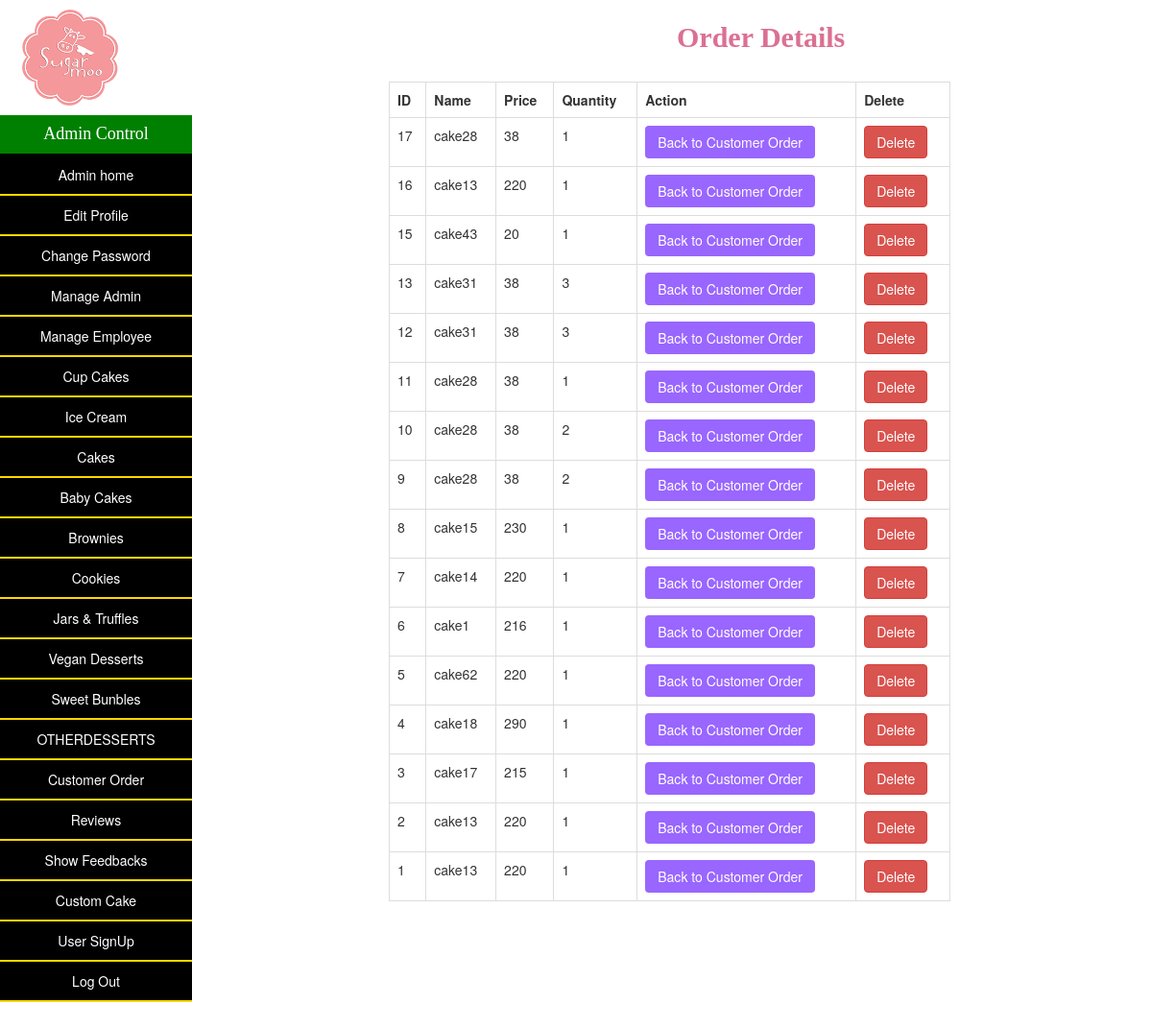
Page /admin/order_details.php (signed in) on the committed database.
### tables this page shows
CREATE TABLE `user_orders` (
  `id` int(11) NOT NULL,
  `name` varchar(255) NOT NULL,
  `price` varchar(255) NOT NULL,
  `Quantity` varchar(255) NOT NULL
);

### config/database.php (called while the page is built, shortened)
<?php
class Database{
    public $host = HOST;
    public $user = USER;
    public $password = PASSWORD;
    public $database = DATABASE;
    public $link;
    public function dbConnect(){
        $this->link = mysqli_connect($this->host, $this->user, $this->password, $this->database);
    }
    public function select($sql){
        $result = mysqli_query($this->link, $sql) or die($this->link->error.__LINE__);
        if(mysqli_num_rows($result) > 0){
            return $result;
        }else{
            return false;
        }
    }
}
?>

### admin/order_details.php (the view, shortened to what this page needs)
<?php
include_once '../config/database.php';
$db = new Database();
?>
<!DOCTYPE html>
<html lang="">
<head>
    <link rel="stylesheet" href="https://maxcdn.bootstrapcdn.com/bootstrap/3.4.1/css/bootstrap.min.css">
    <link rel="stylesheet" type="text/css" href="fancyBox/jquery.fancybox.css" media="screen">
    <link rel="stylesheet" href="style.css">
</head>
<body>
    <div class="container-fluid" style="height:80%; padding:0;">
        <div class="row" style="height:100%;">
            <div class="col-md-2 text-center" id="navDiv">
                <img src="../images/nav-logo-new.png" alt="Company Logo" width="100px;" height="100px;" style="margin-left: -30px; margin-top: 10px;">
                <h4 id="title" style="width: 200px; margin-bottom: 0; font-family: cursive">Admin Control</h4>
                <ul id="navList">
					<li><a href="admin_home.php">Admin home</a></li>
                    <li><a href="edit_profile.php">Edit Profile</a></li>
                    <li><a href="change_password.php">Change Password</a></li>
                    <li><a href="manage_admin.php">Manage Admin</a></li>
                    <li><a href="manage_employee.php">Manage Employee</a></li>
                    <li><a href="manage_cupcakes.php">Cup Cakes</a></li>
					<li><a href="manage_icecream.php">Ice Cream</a></li>
					<li><a href="manage_cakes.php">Cakes</a></li>
					<li><a href="manage_babycakes.php">Baby Cakes</a></li>
					<li><a href="manage_brownies.php">Brownies</a></li>
					<li><a href="manage_cookies.php">Cookies</a></li>
					<li><a href="manage_jars&truffles.php">Jars & Truffles</a></li>
					<li><a href="manage_vegandesserts.php">Vegan Desserts</a></li>
					<li><a href="manage_sweetbundle.php">Sweet Bunbles</a></li>
					<li><a href="manage_product.php">OTHERDESSERTS</a></li>
                    <li><a href="customer_order.php">Customer Order</a></li>
                    <li><a href="reviews.php">Reviews</a></li>
                    <li><a href="show_feedbacks.php">Show Feedbacks</a></li>
					<li><a href="custom_cake.php">Custom Cake</a></li>
					<li><a href="user_signup.php">User SignUp</a></li>
                    <li><a href="logout.php">Log Out</a></li>
                </ul>
            </div>
            <div class="col-md-6 " style="margin-left:200px" >
                <h2><b style="font-family: cursive; color: palevioletred; margin-left: 300px; ">Order Details</b></h2>
                <div class="card shadow">
                    <div class="card-header">
                        <div class="row">
                            <div class="col-md-6">
                            </div>
                        </div>
                    </div>
                    <div class="card-body">
                        <table class="table table-bordered">
                            <tr>
                                <th>ID</th>
                                <th>Name</th>
                                <th>Price</th>
                                <th>Quantity</th>
                                <th>Action</th>
                                <th>Delete</th>
                            </tr>
							<?php
							$sql = "select * from user_orders order by id desc";
							$result = $db->select($sql);
							if($result){
								while($row = mysqli_fetch_assoc($result)){
							?>
							<tr>
								<td><?=$row['id']?></td>
								<td><?=$row['name']?></td>
								<td><?=$row['price']?></td>
                                <td><?=$row['Quantity']?></td>
								<td><a href="customer_order.php" class="btn" style="background-color:#9966ff; color:white;">Back to Customer Order</a></td>
                                <td>
									<a href="?deleteID=<?=$row['id']?>" onclick="return confirm('Are you sure you want to delete?')" class="btn btn-danger">Delete</a>
								</td>
							</tr>
							<?php
								}
							}
							?>
                        </table>
                    </div>
                </div>
            </div>
</body>
</html>

### admin/style.css (style rules this page uses)
html, body { height: 100%; }
#title { background-color: green; color: white; display: block; border-bottom: 2px solid black; padding: 10px; text-align: center; }
#navList { list-style-type: none; margin: 0; width: 200px; background-color: #e6ffe6; height: 100%; }
#navList li { margin-left: -40px; display: block; background-color:black; color: white; border-bottom: 2px solid #FFD700; padding: 10px; }
#navList a { display: block; text-decoration: none; color: inherit; }

### rows in the picture
user_orders: id "17", name "cake28", price "38", Quantity "1"
user_orders: id "16", name "cake13", price "220", Quantity "1"
user_orders: id "15", name "cake43", price "20", Quantity "1"
user_orders: id "13", name "cake31", price "38", Quantity "3"
user_orders: id "12", name "cake31", price "38", Quantity "3"
user_orders: id "11", name "cake28", price "38", Quantity "1"
user_orders: id "10", name "cake28", price "38", Quantity "2"
user_orders: id "9", name "cake28", price "38", Quantity "2"
user_orders: id "8", name "cake15", price "230", Quantity "1"
user_orders: id "7", name "cake14", price "220", Quantity "1"
user_orders: id "6", name "cake1", price "216", Quantity "1"
user_orders: id "5", name "cake62", price "220", Quantity "1"
user_orders: id "4", name "cake18", price "290", Quantity "1"
user_orders: id "3", name "cake17", price "215", Quantity "1"
user_orders: id "2", name "cake13", price "220", Quantity "1"
user_orders: id "1", name "cake13", price "220", Quantity "1"
